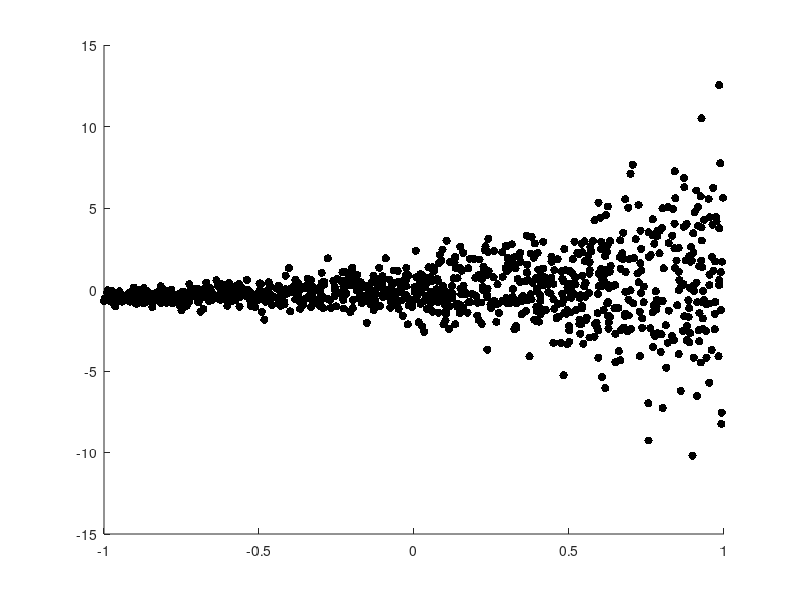

MATLAB code for this plot: (Note: this script raises an error after producing the figure.)
% Exercise - Understanding the method of paired bootstrap

%% 1. Aim of the exercise
% To understand how to correctly estimate standard errors of regression
% coefficients when the error variance is not constant (i.e.,
% heteroskedasticity is present). Standard inference methods can be
% misleading in such cases. We use the paired bootstrap method, which
% resamples observations as (y, X) pairs, to account for heteroskedasticity
% and compare its performance to sampling directly from the population.

%% 2. Theory
% Refer to the accompanying PDF file for the theory.

%% 3. Set values for the parameters of the simulation

% 3.1. Clear the memory
clear;

% 3.2. Set the number of simulations as the number of bootstrap samples
N_sim = 5000;

%% 4. Generate population data

% 4.1. Set the population size
N_obs_pop = 1000;

% 4.2. Generate data for the independent variable
X_pop = [random('Uniform',-1,1,[N_obs_pop,1])];

% 4.3. Heteroskedasticity parameter 
Gamma = 1.5; 

% 4.4. Generate error
u_pop = random('Normal',0,exp(X_pop*Gamma),[N_obs_pop,1]);

% 4.5. Set true beta of the model
B_true = 0.5; 

% 4.6. Generate y
y_pop = X_pop*B_true+u_pop;

% 4.7. Create the (paired) population data
data_pop = [y_pop X_pop];

%% 5. Plot the scatter diagram and the OLS fitted line
figure;
scatter(X_pop,y_pop,'filled','MarkerFaceColor','black');
hold on
h = lsline;
set(h,'Color','blue','LineWidth',2);
xlabel('X');
ylabel('y');
title('Fig. 1. Simulated heteroskedastic data');
hold off;

%% 6. Draw samples from the population

% 6.1. Set the sample size
N_obs_sample = 100;

% 6.2. Preallocate matrix to save (paired) samples
data_samples_pop = NaN(N_obs_sample,2,N_sim);

% 6.3. Preallocate vector to store coeficient estimates
B_hats_data_samples_pop = NaN(N_sim,1);

% 6.4. Monte Carlo sampling
for i = 1:N_sim
    sample_i = datasample(data_pop,N_obs_sample,'Replace',false);
    data_samples_pop(:,:,i) = sample_i; % Save samples in third dimension
    y = sample_i(:,1);
    X = sample_i(:,2);
    LSS = exercisefunctionlss(y, X);
    B_hats_data_samples_pop(i) = LSS.B_hat(1,1);
end

%% 7. Pick a sample

% Pick a sample from the samples drawn from the population
data_sample = datasample(data_samples_pop(:,:,i),N_obs_sample, ...
    'Replace',false);

%% 8. Draw (bootsrap) samples from the sample 

% 8.1. Preallocate vector to store coefficient estimates
B_hats_data_samples_boot = NaN(N_sim,1);

% 8.2. Draw samples from the original sample and compute the coefficient estimate each time 
for i = 1:N_sim
    data_samples_boot = datasample(data_sample,N_obs_sample,'Replace',true);
    y = data_samples_boot(:,1);
    X = data_samples_boot(:,2);
    LSS = exercisefunctionlss(y,X); 
    B_hats_data_samples_boot(i) = LSS.B_hat(1,1); 
end

%% 9. Plot the estimated PDFs
figure;
hold on
ksdensity(B_hats_data_samples_boot,'function','pdf');
ksdensity(B_hats_data_samples_pop,'function','pdf');
xline(B_true,'Color','black');
ylabel('Density');
xlabel('B\_hat');
legend('Bootstrap sampling','Population sampling','B\_true');
title('Fig. 2. PDF comparison: bootstrap B\_hat vs. population sample B\_hat');
hold off;

%% 10. Plot the estimated CDFs
figure;
hold on
ksdensity(B_hats_data_samples_boot,'function','cdf');
ksdensity(B_hats_data_samples_pop,'function','cdf');
ylabel('Cumulative distribution');
xlabel('B\_hat');
legend('Bootstrap sampling','Population sampling');
title('Fig. 3. CDF comparison: bootstrap B\_hat vs. population sample B\_hat');
hold off
